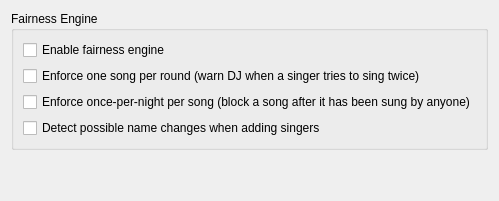
          <widget class="QWidget" name="tabWidgetPageFairness">
           <attribute name="title">
            <string>Fairness</string>
           </attribute>
           <layout class="QVBoxLayout" name="verticalLayout_fairness">
            <item>
             <widget class="QGroupBox" name="groupBoxFairness">
              <property name="title">
               <string>Fairness Engine</string>
              </property>
              <layout class="QVBoxLayout" name="verticalLayout_fairnessGroup">
               <item>
                <widget class="QCheckBox" name="checkBoxFairnessEnabled">
                 <property name="text">
                  <string>Enable fairness engine</string>
                 </property>
                </widget>
               </item>
               <item>
                <widget class="QCheckBox" name="checkBoxFairnessEnforceRound">
                 <property name="text">
                  <string>Enforce one song per round (warn DJ when a singer tries to sing twice)</string>
                 </property>
                </widget>
               </item>
               <item>
                <widget class="QCheckBox" name="checkBoxFairnessEnforceSongNight">
                 <property name="text">
                  <string>Enforce once-per-night per song (block a song after it has been sung by anyone)</string>
                 </property>
                </widget>
               </item>
               <item>
                <widget class="QCheckBox" name="checkBoxFairnessDetectNameChange">
                 <property name="text">
                  <string>Detect possible name changes when adding singers</string>
                 </property>
                </widget>
               </item>
              </layout>
             </widget>
            </item>
            <item>
             <spacer name="verticalSpacerFairness">
              <property name="orientation">
               <enum>Qt::Vertical</enum>
              </property>
              <property name="sizeHint" stdset="0">
               <size>
                <width>20</width>
                <height>40</height>
               </size>
              </property>
             </spacer>
            </item>
           </layout>
          </widget>
